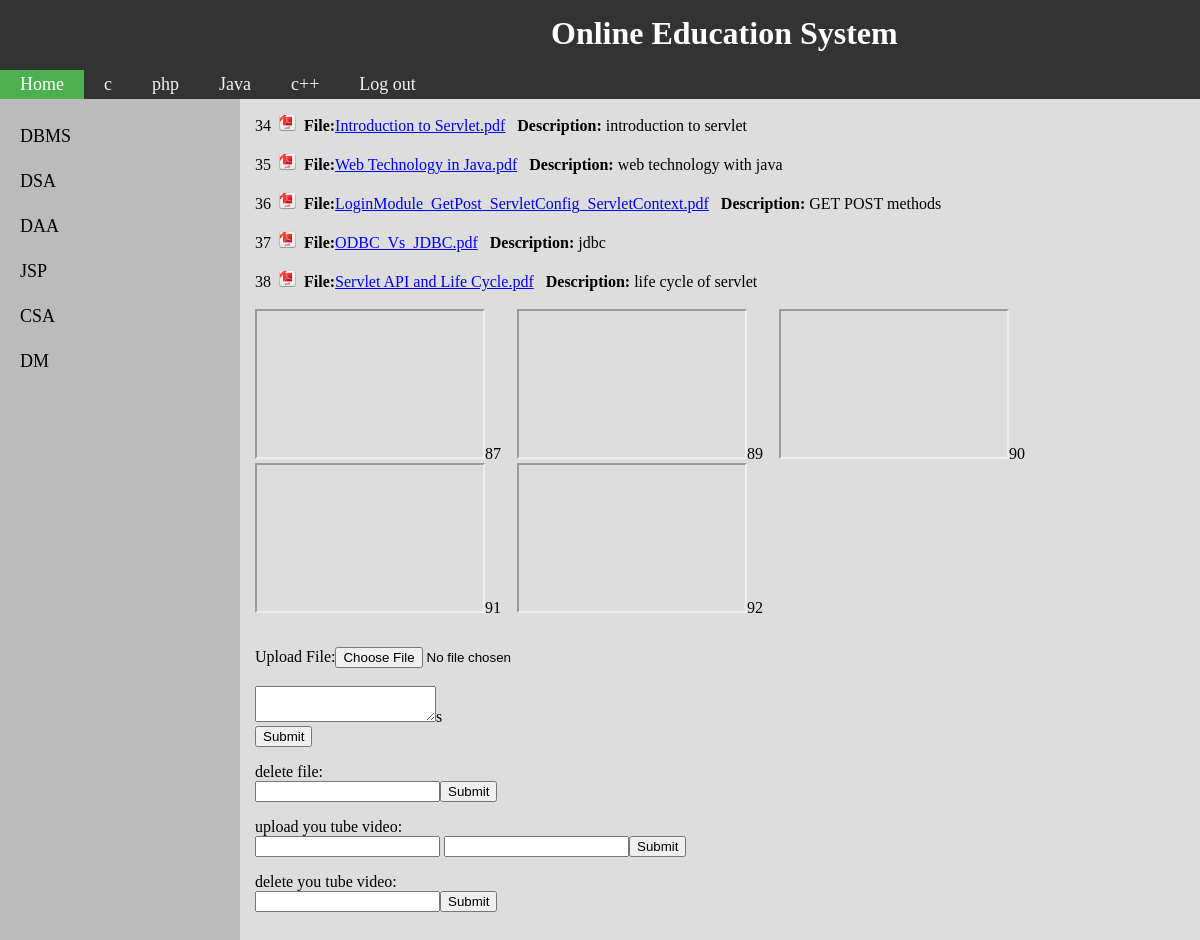
The page /OnlineEducationSystem/admin/ajsp.php (signed in) on the database its author committed.
### tables this page shows
CREATE TABLE `admin_upload` (
  `id` int(200) NOT NULL,
  `subject` varchar(500) NOT NULL,
  `filename` varchar(500) NOT NULL,
  `description` varchar(500) NOT NULL
);

CREATE TABLE `youtube` (
  `id` int(11) NOT NULL,
  `link` varchar(1000) NOT NULL,
  `branch` varchar(50) NOT NULL,
  `about` varchar(100) NOT NULL DEFAULT '3'
);

### OnlineEducationSystem/admin/ajsp.php (the view, shortened to what this page needs)
<html>
    <head>
    </head>
    <body>
        <div class="topnav" ><h1>&nbsp;&nbsp;&nbsp;&nbsp;&nbsp;&nbsp;&nbsp;&nbsp;&nbsp;&nbsp;&nbsp;&nbsp;Online Education System</h1></div>
        <div class="topnav" >
            <a class="active" href="educature/home.php">Home</a>
                    <a href="ac1.php">c</a>
                    <a href="aphp.php">php</a>
                    <a href="ajava.php">Java</a>
                    <a href="ac++.php">c++</a>
            <a href="../logout.php">Log out</a>
        </div>
        <div class="row" style="margin:0px;height:10000px" >
            <div class="left" style="background-color:#bbb;" >
                <ul id="myMenu" name="">
                    <li><a href="ace.php" onc>DBMS</a></li>
                    <li><a href="adsa.php">DSA</a></li>
                    <li><a href="adaa.php">DAA</a></li>
                    <li><a href="ajsp.php">JSP</a></li>
                    <li><a href="acsa.php">CSA</a></li>
                    <li><a href="adm.php">DM</a></li>
                </ul>
            </div>
            <div class="right" style="background-color:#ddd;">
                <?php
                try {
                    $dbhandler = new PDO('mysql:host=127.0.0.1;dbname=php', 'root', '');
                    $dbhandler->setAttribute(PDO::ATTR_ERRMODE, PDO::ERRMODE_EXCEPTION);
                    $query = $dbhandler->query('select * from admin_upload where subject="jsp"');
                    while ($r = $query->fetch()) {
                        $fnm = $r['filename'];
                        echo $r['id'];
                        echo "&nbsp;&nbsp;<img src='pdf.jpg' height=17 width=17/>&nbsp;&nbsp;<b>File:</b><a href='../upload/$fnm' target='_blank'>" . $fnm . '</a>&nbsp;&nbsp;&nbsp;<b>Description:</b>' . $r['description'];
                        echo '<br><br>';
                    }
                    $query = $dbhandler->query('select * from youtube where branch="jsp"');
                    echo '<table class="right" style="background-color:#ddd;">';
                    while ($r = $query->fetch()) {
                        echo'
                             <iframe width="230" height="150" src="' . $r['link'] . '">
                             </iframe>';
                        ?>&nbsp;&nbsp;&nbsp;<?php
                    }
                    echo '</table>';
                    if (isset($_COOKIE['ausername'])) {
                        echo '<form action="sjsp.php" method="post" enctype="multipart/form-data">
                Upload File:<input type="file" name="myFile" id="myFile" required="true">
                <br><br>
                <textarea name="description" required="true">
                </textarea>s
                <br> <input type="submit" value="Submit" id="jay" />
            </form>';
                        echo 'delete file:<form method="POST" action="">';
                        echo '<input type="text" name="id1" required="true">';
                        echo '<input type="submit"></form>';
                        echo 'upload you tube video:<form method="POST" action="">';
                        echo '<input type="text" name="link" required="true">';
                        echo ' <input type="text" name="about" required="true">';
                        echo '<input type="submit"></form>';
                        echo 'delete you tube video:<form method="POST" action="">';
                        echo '<input type="text" name="id" required="true">';
                        echo '<input type="submit"></form>';
                    }
                } catch (PDOException $e) {
                    echo $e->getMessage();
                    die();
                }
                ?>
            </div>
        </div>
    </body>
</html>

### OnlineEducationSystem/admin/ajsp.php (style rules this page uses)
body { background-color: #ddd; margin: 0px; }
h1 { color: white; padding: 5px; align-items: center; margin: 20px; margin-top: 10px; margin-bottom: 40px; margin-left: 450px; margin-right: 50px; height: 20px; }
div { margin: 0px; }
.topnav { overflow: hidden; background-color: #333; }
.topnav a { float: left; color: #f2f2f2; text-align: center; padding: 4px 20px; text-decoration: none; font-size: 18px; }
.topnav a.active { background-color: #4CAF50; color: white; }
* { box-sizing: border-box; }
.row { display: flex; }
.left { flex: 20%; padding: 15px 0; }
.right { flex: 80%; padding: 15px; }
#myMenu { list-style-type: none; padding: 0; margin: 0; }
#myMenu li a { backgrxound-color: #f6f6f6; padding: 12px 20px; text-decoration: none; font-size: 18px; color: black; display: block; }

### rows shown on the page
admin_upload: id "34", filename "Introduction to Servlet.pdf", description "introduction to servlet"
admin_upload: id "35", filename "Web Technology in Java.pdf", description "web technology with java"
admin_upload: id "36", filename "LoginModule_GetPost_ServletConfig_ServletContext.pdf", description "GET POST methods"
admin_upload: id "37", filename "ODBC_Vs_JDBC.pdf", description "jdbc"
admin_upload: id "38", filename "Servlet API and Life Cycle.pdf", description "life cycle of servlet"
